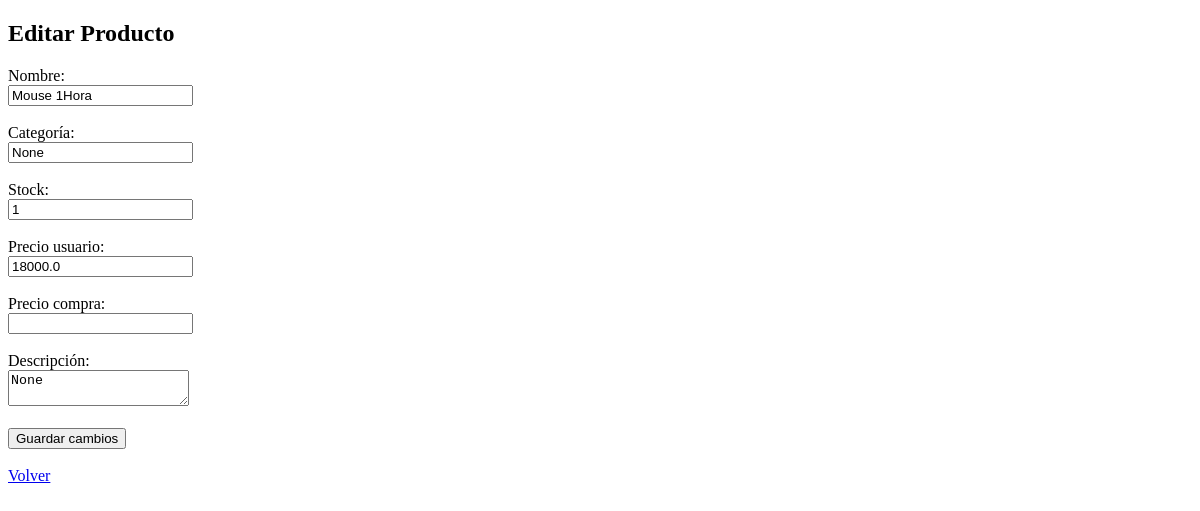
Page /editar_producto/2 (signed in) on the earlier database version.
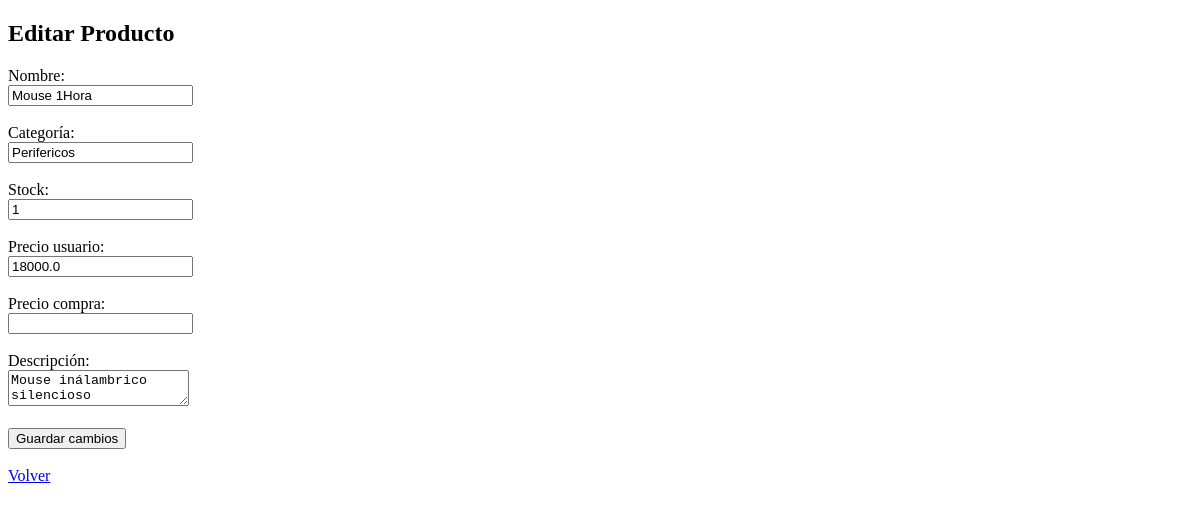
Same page on the later database version.
### tables this page shows
CREATE TABLE productos (
    id INTEGER PRIMARY KEY AUTOINCREMENT,
    nombre TEXT,
    categoria TEXT,
    stock INTEGER,
    precio_user REAL,
    precio_in REAL,
    descripcion TEXT
, activo INTEGER DEFAULT 1);

### app.py (the view, shortened to what this page needs)
@app.route("/editar_producto/<int:id>", methods=["GET", "POST"])
def editar_producto(id):
    if "user_id" not in session:
        return redirect("/")
    db = get_db()
    producto = db.execute(
        "SELECT * FROM productos WHERE id=?",
        (id,)
    ).fetchone()
    return render_template("editar_producto.html", producto=producto)

### app.py (called while the page is built)
def get_db():
    conn = sqlite3.connect("inventario.db")
    conn.row_factory = sqlite3.Row
    return conn

### templates/editar_producto.html (shortened to what this page needs)
<!DOCTYPE html>
<html lang="es">
<head>
</head>
<body>
<h2>Editar Producto</h2>
<form method="POST">
    <label>Nombre:</label><br>
    <input type="text" name="nombre" value="{{ producto.nombre }}" required>
    <br><br>
    <label>Categoría:</label><br>
    <input type="text" name="categoria" value="{{ producto.categoria }}">
    <br><br>
    <label>Stock:</label><br>
    <input type="number" name="stock" value="{{ producto.stock }}" required>
    <br><br>
    <label>Precio usuario:</label><br>
    <input type="number" name="precio_user" value="{{ producto.precio_user }}" required>
    <br><br>
    <label>Precio compra:</label><br>
    <input type="number" name="precio_in" value="{{ producto.precio_in }}">
    <br><br>
    <label>Descripción:</label><br>
    <textarea name="descripcion">{{ producto.descripcion }}</textarea>
    <br><br>
    <button type="submit">Guardar cambios</button>
</form>
<br>
<a href="/productos">Volver</a>
</body>
</html>

Differences in the rows shown:
changed productos "Mouse 1Hora": categoria (not shown) → "Perifericos"; descripcion (not shown) → "Mouse inálambrico silencioso"
Other differences:
form field categoria: "None" → (not shown)
form field descripcion: "None" → (not shown)
